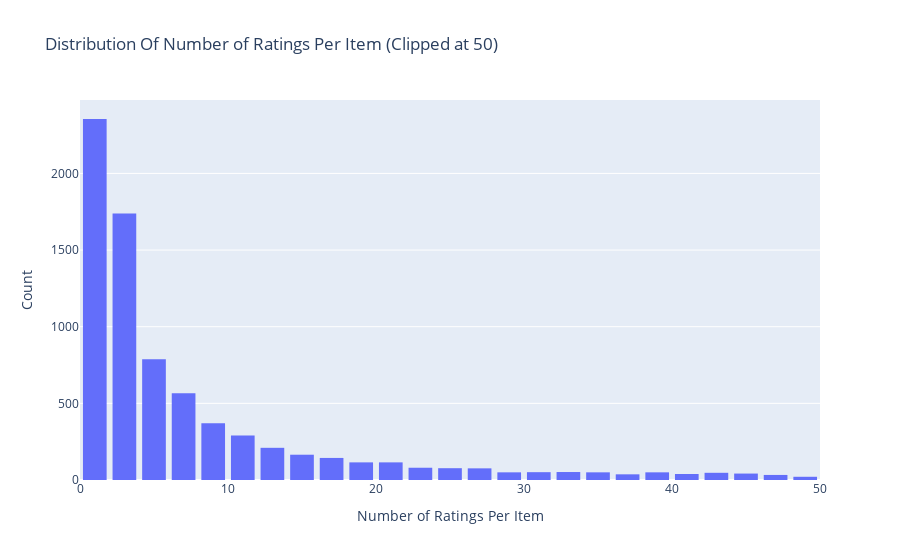

Notebook source saved alongside this figure:
### Markdown cell above
### Ratings Distribution By Item

### Code cell
# Number of ratings per book
data = df.groupby('item')['rating'].count().clip(upper=50)

# Create trace
trace = go.Histogram(x = data.values,
                     name = 'Ratings',
                     xbins = dict(start = 0,
                                  end = 50,
                                  size = 2))
# Create layout
layout = go.Layout(title = 'Distribution Of Number of Ratings Per Item (Clipped at 50)',
                   xaxis = dict(title = 'Number of Ratings Per Item'),
                   yaxis = dict(title = 'Count'),
                   bargap = 0.2)

# Create plot
fig = go.Figure(data=[trace], layout=layout)
fig.show()

### Figure 1 — Plotly figure (JSON) as saved in the notebook; plotly's stock layout.template omitted (floating-point values rounded to 4 significant figures; data arrays with more than 128 entries replaced by an {"elided": "..."} marker saying what was removed)
{"data": [{"name": "Ratings", "type": "histogram", "x": {"elided": "8007 int values"}, "xbins": {"end": 50, "size": 2, "start": 0}}], "layout": {"bargap": 0.2, "title": {"text": "Distribution Of Number of Ratings Per Item (Clipped at 50)"}, "xaxis": {"title": {"text": "Number of Ratings Per Item"}}, "yaxis": {"title": {"text": "Count"}}}}
